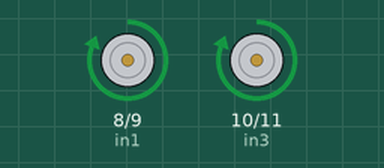
This sketch was run on a simulated Arduino Uno, built with avr-gcc and run on an emulated ATmega328P. On the bench: motor-driver pin pairs drawn as motors (green arrow = first pin HIGH = forward, orange = second pin HIGH = backward, longer = more drive).

Above: at 2.5 s.
At 5.05 s:
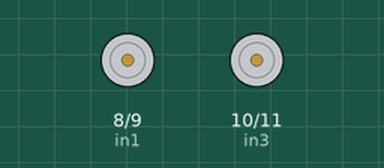
At 5.2 s:
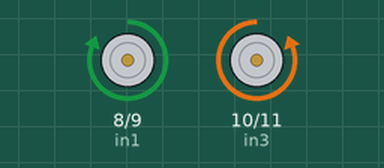
Timing chart, 0 to 6.9 s (numbered marks = the images above):
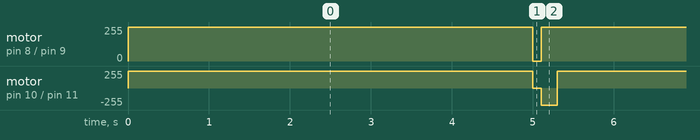

The sketch:

rightandwrong.ino
```cpp
#define in1 8
#define in2 9
#define in3 10
#define in4 11


void setup() {
 pinMode(in1,OUTPUT);
 pinMode(in2,OUTPUT);
 pinMode(in3,OUTPUT);
 pinMode(in4,OUTPUT);
}

void loop() {
  digitalWrite(in1,HIGH);
 digitalWrite(in2,LOW);
 digitalWrite(in3,HIGH);
 digitalWrite(in4,LOW);

 delay(5000);


 digitalWrite(in1,LOW);
 digitalWrite(in2,LOW);
 digitalWrite(in3,LOW);
 digitalWrite(in4,LOW);

 delay(100);

  digitalWrite(in1,HIGH);
 digitalWrite(in2,LOW);
 digitalWrite(in3,LOW);
 digitalWrite(in4,HIGH);

 delay(200);

  digitalWrite(in1,LOW);
 digitalWrite(in2,LOW);
 digitalWrite(in3,LOW);
 digitalWrite(in4,LOW);
}
```

Measured:
- by itself, motor on pin 8 (in1) / pin 9 (in2): alternates forward 255/255 for 5.2 s and stopped for 0.10 s
- by itself, motor on pin 10 (in3) / pin 11 (in4): repeats every 5.3 s: stopped 0.10 s, backward 255/255 0.20 s, forward 255/255 5.0 s
